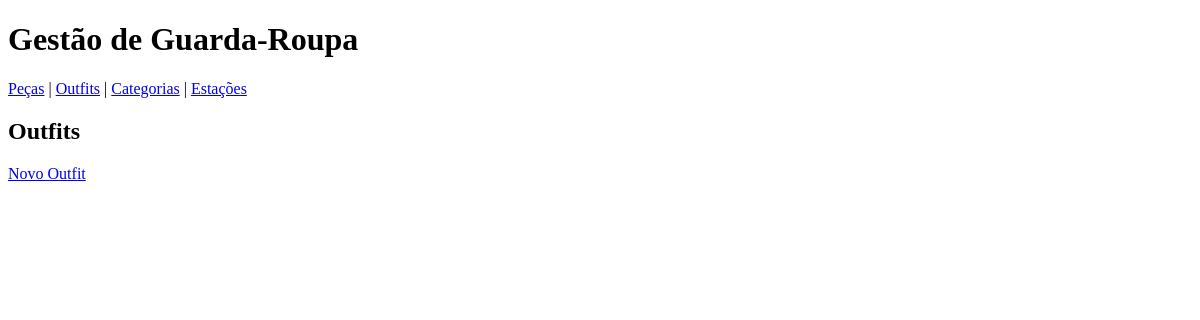
Before: /outfit/ (signed in) with the older database file.
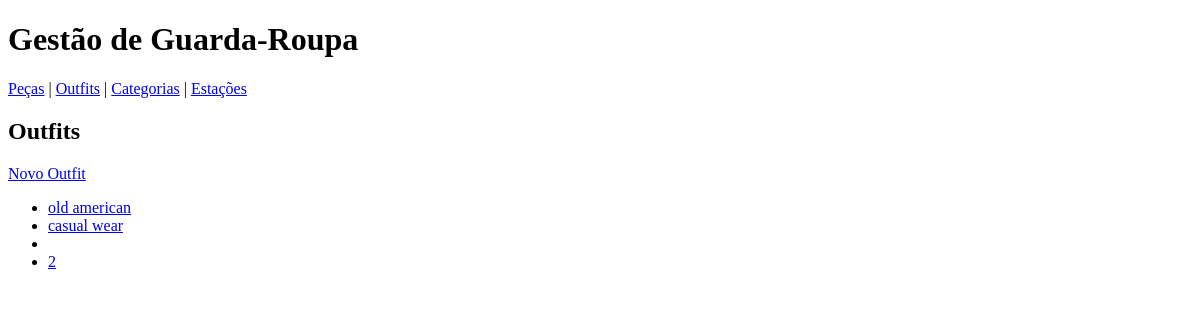
After: the same page with the newer database file.
### barbies_closet/models.py (models this page shows, shortened)
class Outfit(models.Model):
    utilizador = models.ForeignKey(User, on_delete=models.CASCADE)
    nome = models.CharField(max_length=100)
    data_criacao = models.DateField(auto_now_add=True)
    pecas = models.ManyToManyField(Peca)

### barbies_closet/views.py (the view)
# urls.py: path('outfit/', views.lista_outfits, name='lista_outfits'),
@login_required
def lista_outfits(request):
    outfits = Outfit.objects.filter(utilizador=request.user)
    return render(request, 'outfit/outfit_lista.html', {'outfits': outfits})

### barbies_closet/templates/outfit/outfit_lista.html
{% extends 'base.html' %}
{% block content %}
<h2>Outfits</h2>
<a href="{% url 'criar_outfit' %}">Novo Outfit</a>
<ul>
    {% for o in outfits %}
        <li>
            <a href="{% url 'detalhe_outfit' o.id %}">
                {{ o.nome }}
            </a>
        </li>
    {% endfor %}
</ul>
{% endblock %}

Changed rows visible on the page:
added Outfit: nome "old american"
added Outfit: nome "casual wear"
added Outfit: nome "2"
